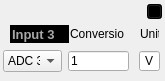
                <widget class="QFrame" name="gridFrame_3">
                 <property name="sizePolicy">
                  <sizepolicy hsizetype="Minimum" vsizetype="Minimum">
                   <horstretch>0</horstretch>
                   <verstretch>0</verstretch>
                  </sizepolicy>
                 </property>
                 <property name="minimumSize">
                  <size>
                   <width>165</width>
                   <height>0</height>
                  </size>
                 </property>
                 <property name="maximumSize">
                  <size>
                   <width>165</width>
                   <height>16777215</height>
                  </size>
                 </property>
                 <property name="styleSheet">
                  <string notr="true">#gridFrame_3{
border: 1px solid rgb(168,168,168)
}</string>
                 </property>
                 <widget class="QLineEdit" name="lineEdit_Input3Name">
                  <property name="geometry">
                   <rect>
                    <x>10</x>
                    <y>25</y>
                    <width>59</width>
                    <height>18</height>
                   </rect>
                  </property>
                  <property name="sizePolicy">
                   <sizepolicy hsizetype="Fixed" vsizetype="Fixed">
                    <horstretch>0</horstretch>
                    <verstretch>0</verstretch>
                   </sizepolicy>
                  </property>
                  <property name="maximumSize">
                   <size>
                    <width>59</width>
                    <height>16777215</height>
                   </size>
                  </property>
                  <property name="font">
                   <font>
                    <pointsize>10</pointsize>
                    <weight>75</weight>
                    <bold>true</bold>
                   </font>
                  </property>
                  <property name="toolTip">
                   <string>Click to edit name</string>
                  </property>
                  <property name="styleSheet">
                   <string notr="true">#lineEdit_Input3Name{
background: black;
border: none;
color: rgb(168,168,168)
}</string>
                  </property>
                  <property name="text">
                   <string>Input 3</string>
                  </property>
                 </widget>
                 <widget class="QComboBox" name="comboBox_Input3">
                  <property name="geometry">
                   <rect>
                    <x>3</x>
                    <y>50</y>
                    <width>59</width>
                    <height>22</height>
                   </rect>
                  </property>
                  <property name="minimumSize">
                   <size>
                    <width>59</width>
                    <height>22</height>
                   </size>
                  </property>
                  <property name="maximumSize">
                   <size>
                    <width>59</width>
                    <height>22</height>
                   </size>
                  </property>
                  <property name="currentIndex">
                   <number>2</number>
                  </property>
                  <item>
                   <property name="text">
                    <string>ADC 1</string>
                   </property>
                  </item>
                  <item>
                   <property name="text">
                    <string>ADC 2</string>
                   </property>
                  </item>
                  <item>
                   <property name="text">
                    <string>ADC 3</string>
                   </property>
                  </item>
                  <item>
                   <property name="text">
                    <string>ADC 4</string>
                   </property>
                  </item>
                  <item>
                   <property name="text">
                    <string>ADC 5</string>
                   </property>
                  </item>
                  <item>
                   <property name="text">
                    <string>ADC 6</string>
                   </property>
                  </item>
                  <item>
                   <property name="text">
                    <string>ADC 7</string>
                   </property>
                  </item>
                  <item>
                   <property name="text">
                    <string>ADC 8</string>
                   </property>
                  </item>
                 </widget>
                 <widget class="QLabel" name="label_Basename_9">
                  <property name="geometry">
                   <rect>
                    <x>70</x>
                    <y>26</y>
                    <width>54</width>
                    <height>16</height>
                   </rect>
                  </property>
                  <property name="styleSheet">
                   <string notr="true">#label_Basename{
color: rgb(168, 168, 168)
}</string>
                  </property>
                  <property name="text">
                   <string>Conversion</string>
                  </property>
                 </widget>
                 <widget class="QLineEdit" name="lineEdit_Input3Conversion">
                  <property name="geometry">
                   <rect>
                    <x>68</x>
                    <y>51</y>
                    <width>61</width>
                    <height>20</height>
                   </rect>
                  </property>
                  <property name="minimumSize">
                   <size>
                    <width>61</width>
                    <height>20</height>
                   </size>
                  </property>
                  <property name="maximumSize">
                   <size>
                    <width>61</width>
                    <height>20</height>
                   </size>
                  </property>
                  <property name="toolTip">
                   <string>&lt;html&gt;&lt;head/&gt;&lt;body&gt;&lt;p&gt;volts / conversion_factor= units&lt;/p&gt;&lt;/body&gt;&lt;/html&gt;</string>
                  </property>
                  <property name="styleSheet">
                   <string notr="true"/>
                  </property>
                  <property name="text">
                   <string>1</string>
                  </property>
                 </widget>
                 <widget class="QLabel" name="label_Basename_10">
                  <property name="geometry">
                   <rect>
                    <x>140</x>
                    <y>26</y>
                    <width>19</width>
                    <height>16</height>
                   </rect>
                  </property>
                  <property name="styleSheet">
                   <string notr="true">#label_Basename{
color: rgb(168, 168, 168)
}</string>
                  </property>
                  <property name="text">
                   <string>Unit</string>
                  </property>
                 </widget>
                 <widget class="QLineEdit" name="lineEdit_Input3Unit">
                  <property name="geometry">
                   <rect>
                    <x>139</x>
                    <y>51</y>
                    <width>21</width>
                    <height>20</height>
                   </rect>
                  </property>
                  <property name="minimumSize">
                   <size>
                    <width>21</width>
                    <height>20</height>
                   </size>
                  </property>
                  <property name="maximumSize">
                   <size>
                    <width>21</width>
                    <height>20</height>
                   </size>
                  </property>
                  <property name="styleSheet">
                   <string notr="true"/>
                  </property>
                  <property name="text">
                   <string>V</string>
                  </property>
                  <property name="alignment">
                   <set>Qt::AlignCenter</set>
                  </property>
                 </widget>
                 <widget class="QPushButton" name="pushButton_RemoveInput3">
                  <property name="enabled">
                   <bool>true</bool>
                  </property>
                  <property name="geometry">
                   <rect>
                    <x>147</x>
                    <y>4</y>
                    <width>15</width>
                    <height>15</height>
                   </rect>
                  </property>
                  <property name="sizePolicy">
                   <sizepolicy hsizetype="Fixed" vsizetype="Fixed">
                    <horstretch>0</horstretch>
                    <verstretch>0</verstretch>
                   </sizepolicy>
                  </property>
                  <property name="styleSheet">
                   <string notr="true">#pushButton_RemoveInput3{
image:url(:/nSOTScanner/Pictures/tab_close.png);
background: black;
}

#pushButton_RemoveInput3:hover{
background: gray;
}</string>
                  </property>
                  <property name="text">
                   <string/>
                  </property>
                  <property name="iconSize">
                   <size>
                    <width>16</width>
                    <height>16</height>
                   </size>
                  </property>
                 </widget>
                </widget>
